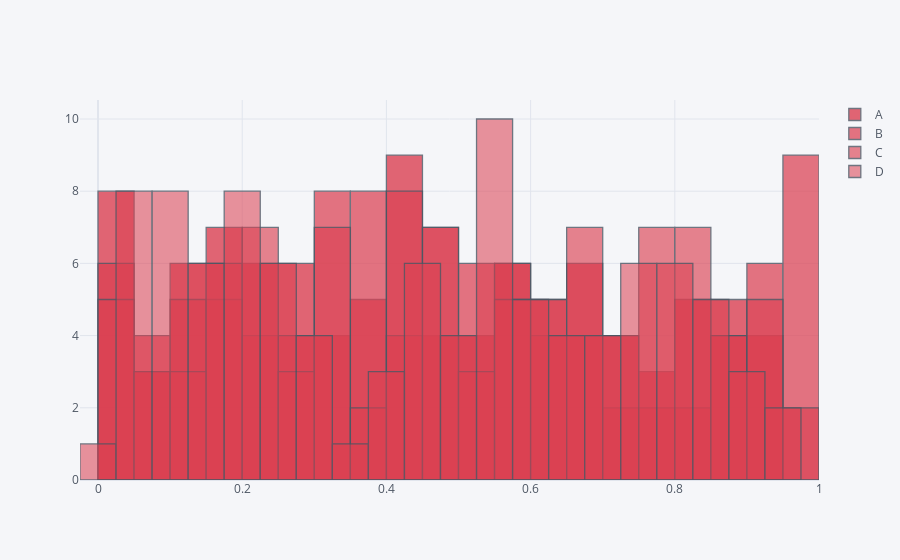

The code cell stored with this chart in its notebook:
### Code cell
df.iplot(kind='hist',bins=30,color='red')
